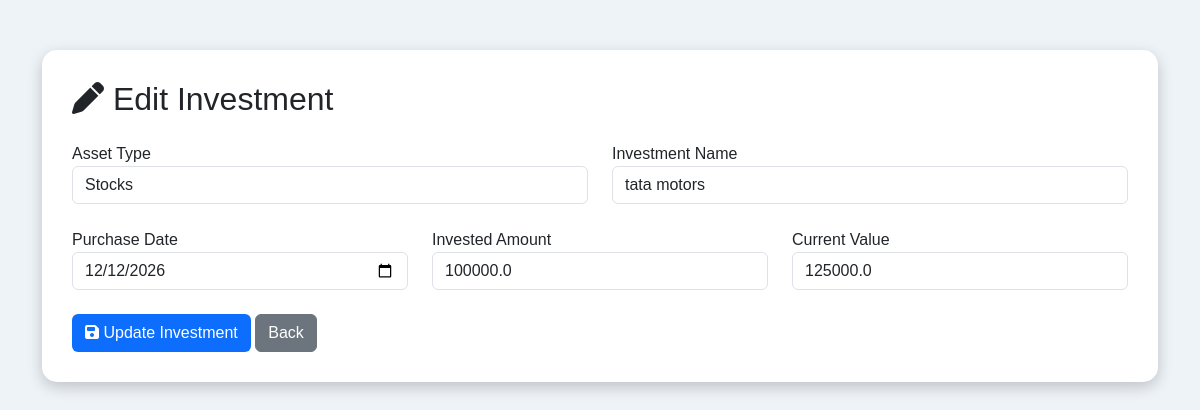
The app's page /edit_investment/1 with its own data.
### app.py (models this page shows)
class Investment(db.Model):
    id = db.Column(db.Integer, primary_key=True)
    asset = db.Column(db.String(100))
    investment_name = db.Column(db.String(100))
    purchase_date = db.Column(db.String(20))
    invested_amount = db.Column(db.Float)
    current_value = db.Column(db.Float)

### app.py (the view, shortened to what this page needs)
@app.route('/edit_investment/<int:id>', methods=['GET', 'POST'])
def edit_investment(id):
    investment = Investment.query.get_or_404(id)
    return render_template(
        "edit_investment.html",
        investment=investment
    )

### templates/edit_investment.html (shortened to what this page needs)
<!DOCTYPE html>
<html lang="en">
<head>
<link href="https://cdn.jsdelivr.net/npm/bootstrap@5.3.2/dist/css/bootstrap.min.css" rel="stylesheet">
<link rel="stylesheet"
href="https://cdnjs.cloudflare.com/ajax/libs/font-awesome/6.5.2/css/all.min.css">
</head>
<body>
<div class="container">
<div class="card">
<h2 class="mb-4">
<i class="fa-solid fa-pen"></i>
Edit Investment
</h2>
<form method="POST">
<div class="row">
<div class="col-md-6">
<label>Asset Type</label>
<select class="form-control" name="asset">
<option {% if investment.asset=="Stocks" %}selected{% endif %}>Stocks</option>
</select>
</div>
<div class="col-md-6">
<label>Investment Name</label>
<input
type="text"
class="form-control"
name="investment_name"
value="{{ investment.investment_name }}">
</div>
</div>
<br>
<div class="row">
<div class="col-md-4">
<label>Purchase Date</label>
<input
type="date"
class="form-control"
name="purchase_date"
value="{{ investment.purchase_date }}">
</div>
<div class="col-md-4">
<label>Invested Amount</label>
<input
type="number"
class="form-control"
name="invested_amount"
value="{{ investment.invested_amount }}">
</div>
<div class="col-md-4">
<label>Current Value</label>
<input
type="number"
class="form-control"
name="current_value"
value="{{ investment.current_value }}">
</div>
</div>
<br>
<button class="btn btn-save">
<i class="fa-solid fa-floppy-disk"></i>
Update Investment
</button>
<a href="/investment" class="btn btn-secondary">
Back
</a>
</form>
</div>
</div>
</body>
</html>

### templates/edit_investment.html (style rules this page uses)
body { background:#eef3f8; font-family:Arial; }
.card { margin-top:50px; border:none; border-radius:15px; box-shadow:0 5px 15px rgba(0,0,0,.2); padding:30px; }
.btn-save { background:#0d6efd; color:white; }

### records on screen
Investment: asset "Stocks", investment_name "tata motors", purchase_date "12/12/2026", invested_amount "100000.0", current_value "125000.0"
